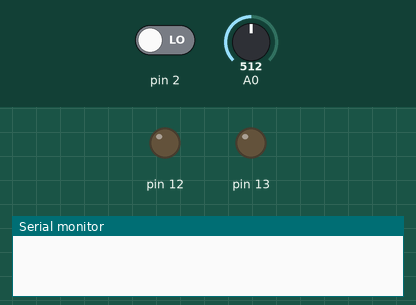
This sketch was run on a simulated Arduino Uno, built with avr-gcc and run on an emulated ATmega328P. Shown: output pins drawn as LEDs (lit = HIGH), the last lines printed to the serial monitor. Dashed ring = blinking. The test bench sets the inputs (shaded band); at power-on: pin 2 LOW, A0 = 512.

Above: at 0.8 s.
0.9 s: pin 2 driven HIGH
At 1.5 s:
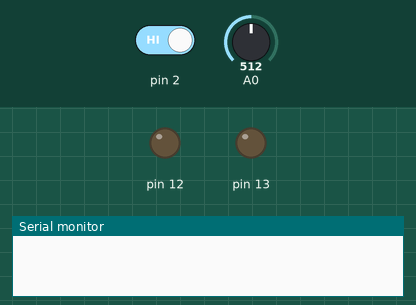
2.4 s: pin 2 driven LOW
At 2.8 s:
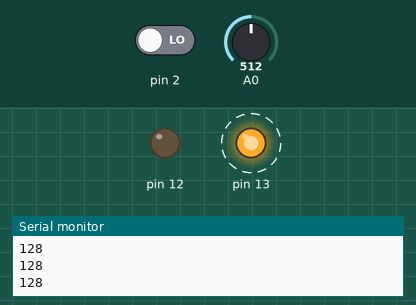
Timing chart, 0 to 11.4 s (numbered marks = the images above; inputs shaded):
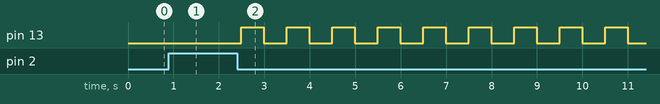

The sketch:

2.3.ino
```cpp
#include <avr/io.h>
#include <avr/interrupt.h>
#include <util/delay.h>

//sets variables
const uint16_t arrayMax = 1500;
uint8_t ring[arrayMax];
uint16_t counter = 0;
uint16_t head = 0;
uint16_t tail = arrayMax-1;
int pop();
void push(uint8_t n);
int butt = 1;
uint8_t tim = 0;
bool LED = 0;


int main(){
  cli();
  // setting pin 13 as output
  DDRB |= (1 << PB5);
  DDRB |= (1 << PB4);
  //sets button as in
  DDRD &= ~(1 << PD2);

  // using analog input A0
  ADMUX = 0x0;
  // setting the adc clock speed to 500kHz by using a prescalar of 16
  ADCSRA |= (1<<ADPS2) | (1<<ADPS1);
  // left adjusting the ADC
  ADMUX |= (1<<ADLAR);
  // setting the reference voltage to 5V
  ADMUX |= (1<<REFS0);
  // enabling the ADC
  ADCSRA |= (1<<ADEN);


    // Set up Timer1 to trigger an interrupt every 5ms
  // TCCR1B = (1 << WGM12) | (1 << CS12); // CTC mode, prescaler 256
  // OCR1A = 10000; // 5ms interrupt interval
  // TIMSK1 = (1 << OCIE1A); // Enable Timer1 output compare match A interrupt

  // setting timer 1 to default states
  TCCR1A = 0;
  TCCR1B = 0;
  // setting timer 1 to start counting from 0
  TCNT1 = 0;
  // setting timer 1 to CTC mode and the prescaler to 256
  TCCR1B = (1<<WGM12) | (1<<CS12);
  // setting the compare register to 312, 312 == 5ms
  OCR1A = 312;
  // setting interrupt to occur when counter matches to OCR1A
  TIMSK1 |= (1 << OCIE1A);

  Serial.begin(9600);
  sei();

  //loop
  while(1){
    //if transferings, turns led on
  }
  return 0;
}

//interrupts
ISR(TIMER1_COMPA_vect){

  //sets timer count in bunches if 5ms, 200 tim = 1000ms , and caps out at 200 tims
  tim = (tim + 1) % 200;

  //if recording
  if(butt){
    //every 1000ms(1Hz) it switches led state
    if(!tim){
      flop();
    }


  //IF TRANSFERRING
  }else if(!butt){
    if(!(tim % 100)){
      //erry 500ms(2Hz) it switches led state
      flop();
    }
  }


   //if the button is pressed, switches state(between transfering and recording)
    if(PIND & (1 << PD2)){
      //waits for button to be unpressed
      while(PIND & (1 << PD2)){
      }
    butt = (butt + 1) % 2;
    if(butt == 1){
      //if switching state from transferring to recording, resets the buffer ring
      memset(ring, 0, sizeof ring);
    }
    }

  //records data
  if(butt){
    //sets counter to 0 for the transferring
    counter = 0;
    //activates the adc conversion
    ADCSRA |= (1 << ADEN);
     // start the adc conversion
    ADCSRA |= (1 << ADSC);
     // waiting for the conversion to complete
    while (ADCSRA & (1 << ADSC));
    // adjusting positions of the ring buffer, the head and tail
    push(ADCH);
    pop();

    //transfers data
  }else if(!butt){
    //stops adc conversion
    ADCSRA &= ~(1 << ADEN);
    //PORTB &= ~(1 << PB5);
    //prints out the values
    if (counter < arrayMax){
      Serial.println(ring[counter]);
    counter++;
    //if reached end of array, stops printing
    }else if(counter == arrayMax){
      counter = 1501;
    }
  }
  }
//pushes the head forward while rewriting neks value
void push(uint8_t n){
  ring[head] = n;
  head = (head + 1) % arrayMax;
}

//pops the tail to the next
int pop(){
  int value = ring[tail];
  tail = (tail+1) % arrayMax;
  return value;
}

//switches the led state
void flop(){
  if(LED == 0){
    PORTB |= (1 << PB5);
    LED = 1;
  }else {
    PORTB &= ~(1 << PB5);
    LED = 0;
  }


}
```

Measured:
- after the input at 0.9 s, pin 13: stays LOW (without the input it goes to HIGH after 0.10 s)
- after the input at 2.4 s, pin 13: alternates HIGH for 0.50 s and LOW for 0.50 s, starting after 0.09 s
